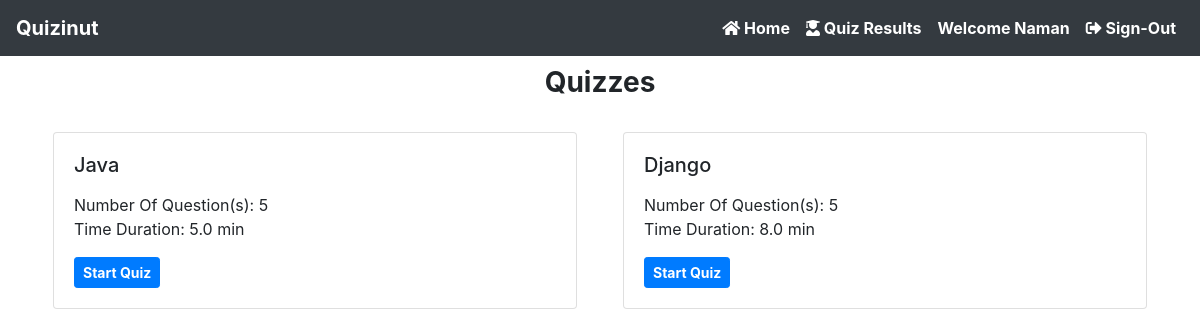
The page /student-dashboard/ (signed in) on the database as committed earlier.
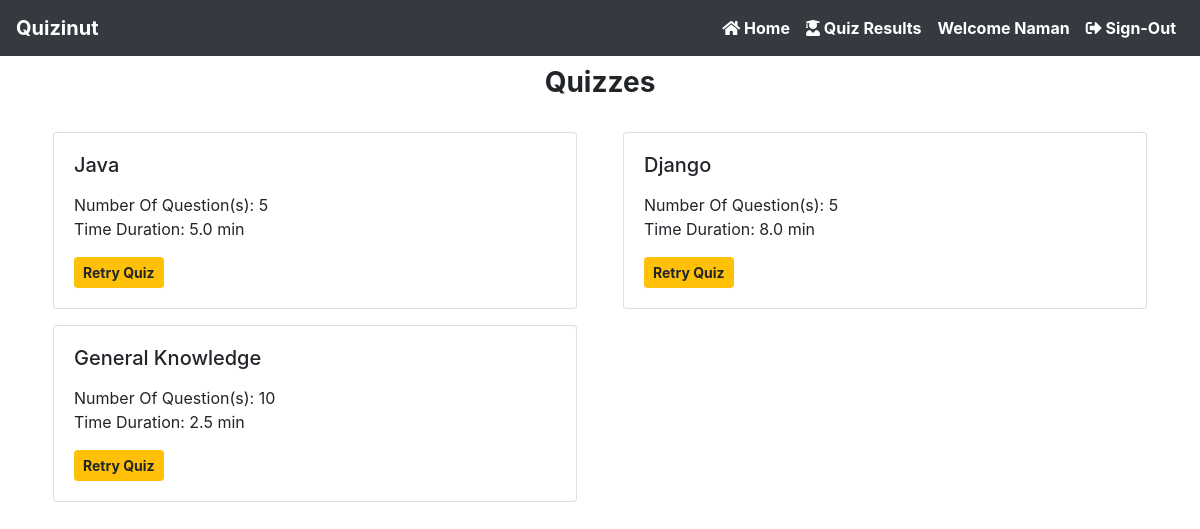
The same page on the database as committed later.
### quiz/models.py (models this page shows, shortened)
class Quiz(models.Model):
    teacher = models.ForeignKey(Teacher, on_delete=models.CASCADE, null=True)
    quiz_name = models.CharField(max_length=200, null=True)
    total_question = models.IntegerField(null=True)
    added_question = models.IntegerField(null=True)
    total_marks = models.IntegerField(null=True)
    time_duration = models.FloatField(null=True)
    timestamp = models.DateTimeField(auto_now_add=True)

### quiz/permission.py (the view)
    def wrap(request, *args, **kwargs):
        if request.user.role == 'student':
            return function(request, *args, **kwargs)
        else:
            raise PermissionDenied

### quiz/permission.py (called while the page is built)
def user_is_student(function):
    def wrap(request, *args, **kwargs):
        if request.user.role == 'student':
            return function(request, *args, **kwargs)
        else:
            raise PermissionDenied
    return wrap

### quiz/templatetags/is_already_attempt.py (called while the page is built)
@register.simple_tag(name='is_job_already_applied')
def is_job_already_applied(quiz_id, student):
    attempt = Result.objects.filter(student__uname=student, quiz__id=quiz_id)
    if attempt:
        return True
    else:
        return False

### quiz/views.py (called while the page is built)
@login_required(login_url='/student-login')
@user_is_student
def student_dashboard(request):
    quizzes = Quiz.objects.all()
    context = {
        'quizzes': quizzes
    }
    return render(request, 'student/student_dashboard.html', context)

### quiz/templates/student/student_dashboard.html (shortened to what this page needs)
{% extends 'common/base.html' %}
{% load static %}
{% load is_already_attempt %}
{% block css %}
    <link rel="stylesheet" href="{% static 'css/student/student_dashboard.css' %}">
{% endblock %}
{% block body %}
    <div class="student-dashboard">
        <div class="container">
            <div class="text-center mb-4">
                <h3 class="font-weight-bold">Quizzes</h3>
            </div>
            <div class="row">
                {% for quiz in quizzes %}
                    {% if quiz.total_question == quiz.added_question %}
                        {% is_job_already_applied quiz.id request.user as already_attempt %}
                        <div class="col-12 col-md-6 col-lg-6">
                            <div class="card m-2">
                                <div class="card-body">
                                    <h5 class="card-title">
                                        {{ quiz.quiz_name }}
                                    </h5>
                                    <p class="card-text">
                                    <div class="">Number Of Question(s): {{ quiz.total_question }}</div>
                                    <div class="">Time Duration: {{ quiz.time_duration }} min</div>
                                    </p>
                                    {% if already_attempt %}
                                        <a href="{% url 'startQuiz' quiz.id %}"
                                           class="btn btn-sm btn-warning font-weight-bold">Retry Quiz</a>
                                    {% else %}
                                        <a href="{% url 'startQuiz' quiz.id %}"
                                           class="btn btn-sm btn-primary font-weight-bold">Start Quiz</a>
                                    {% endif %}
                                </div>
                            </div>
                        </div>
                    {% endif %}
                {% endfor %}
            </div>
        </div>
    </div>
{% endblock %}

Rows that differ between the two databases and show on the page:
computed for Quiz "Java": text "Start Quiz" → "Retry Quiz"
changed Quiz "Django": text "Start Quiz" → "Retry Quiz"
added Quiz: quiz_name "General Knowledge", total_question "10", time_duration "2.5", shows "Retry Quiz"
